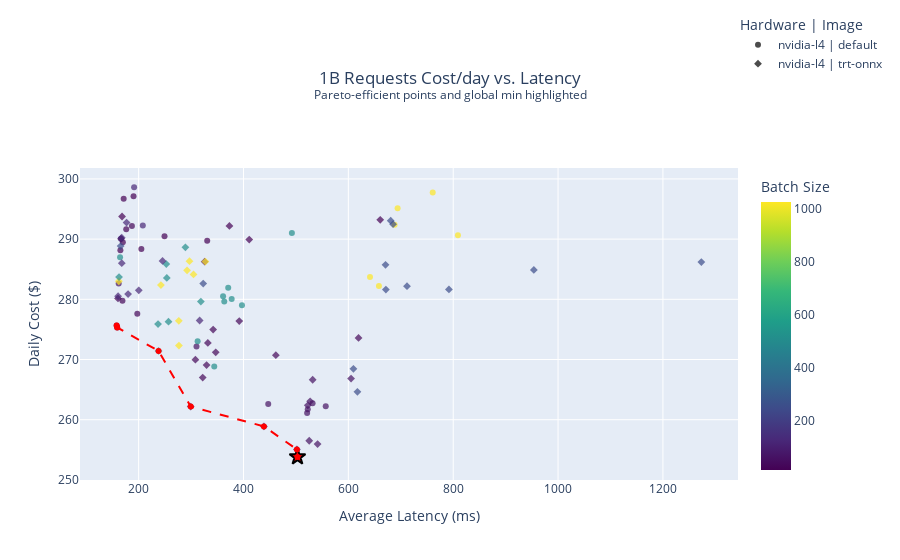

Notebook code for this chart:
### Markdown cell above
## 1B Requests Cost vs. Latency

### Code cell
import plotly.express as px
import plotly.graph_objects as go
import numpy as np
import pandas as pd

# Get the 100 lowest-cost points
bottom_100 = df.nsmallest(100, "1B_cost").copy()
bottom_100["1B_cost"] = bottom_100["1B_cost"].round(2)
bottom_100["throughput_req_per_sec"] = bottom_100["throughput_req_per_sec"].round(2)
bottom_100["avg_latency_ms"] = bottom_100["avg_latency_ms"].round(3)

# Create a combined column for unique symbol assignment
bottom_100["hw_image_combo"] = bottom_100["hw_type"] + " | " + bottom_100["image"]

# Find the global minimum cost point *only within* the bottom 100 points
global_min = bottom_100.nsmallest(1, "1B_cost")

# Function to find Pareto-efficient points (minimizing cost and latency)
def pareto_efficient(df, x_col, y_col):
    sorted_df = df.sort_values(by=[x_col, y_col])  # Sort by latency, then cost
    pareto_points = []
    min_cost = np.inf  # Start with a very high cost
    
    for _, row in sorted_df.iterrows():
        if row[y_col] < min_cost:  # If this cost is the lowest seen so far
            pareto_points.append(row)
            min_cost = row[y_col]
    
    return pd.DataFrame(pareto_points)

# Compute Pareto front
pareto_front = pareto_efficient(bottom_100, "avg_latency_ms", "1B_cost")

# Base scatter plot (showing 100 lowest-cost points)
fig = px.scatter(
    bottom_100, 
    x="avg_latency_ms", 
    y="1B_cost", 
    symbol="hw_image_combo",  # Use combined hw_type and image as symbol
    color="batch_size",  
    color_continuous_scale="viridis",  
    opacity=0.7, 
    title="1B Requests Cost/day vs. Latency<br><sup>Pareto-efficient points and global min highlighted</sup>",
    labels={
        "avg_latency_ms": "Average Latency (ms)",
        "1B_cost": "Daily Cost ($)",
        "hw_image_combo": "Hardware | Image",
        "batch_size": "Batch Size",
    },
    hover_data=["vus", "batch_size", "throughput_req_per_sec"]
)

# Add global minimum cost point (red star)
fig.add_trace(
    go.Scatter(
        x=global_min["avg_latency_ms"],
        y=global_min["1B_cost"],
        mode="markers",
        marker=dict(size=12, color="red", symbol="star", line=dict(width=2, color="black")),
        name="Global Min Cost",
        hovertemplate="Latency: %{x} ms<br>Cost: $%{y}<br>Batch Size: %{text}<br>VUs: %{customdata[0]}<br>Throughput: %{customdata[1]} req/sec",
        text=global_min["batch_size"],
        customdata=global_min[["vus", "throughput_req_per_sec"]].values,
        showlegend=False
    )
)

# Add Pareto curve with detailed hover info
fig.add_trace(
    go.Scatter(
        x=pareto_front["avg_latency_ms"],
        y=pareto_front["1B_cost"],
        mode="lines+markers",
        line=dict(color="red", width=2, dash="dash"),
        marker=dict(size=6, color="red"),
        name="Pareto Front",
        hovertemplate="Latency: %{x} ms<br>Cost: $%{y}<br>Batch Size: %{text}<br>VUs: %{customdata[0]}<br>Throughput: %{customdata[1]} req/sec",
        text=pareto_front["batch_size"],
        customdata=pareto_front[["vus", "throughput_req_per_sec"]].values,
        showlegend=False
    )
)

# Adjust layout (Center title)
fig.update_layout(
    title_x=0.5,  # Centers title
    legend=dict(
        x=1,  
        y=1.5,  
        title="Hardware | Image"
    )
)

# fig.show()

### Figure 1 — Plotly figure (JSON) as saved in the notebook; plotly's stock layout.template omitted (floating-point values rounded to 4 significant figures; data arrays with more than 128 entries replaced by an {"elided": "..."} marker saying what was removed)
{"data": [{"customdata": [[448, 64, 875.5], [452, 64, 851.1], [450, 64, 849.0], [480, 64, 847.4], [384, 64, 846.2], [456, 64, 845.8], [287, 512, 826.6], [256, 64, 816.5], [256, 512, 813.9], [129, 32, 807.1], [128, 32, 806.2], [159, 32, 800.5], [319, 512, 796.5], [291, 512, 794.7], [135, 32, 794.4], [303, 512, 793.5], [289, 512, 792.2], [295, 512, 788.2], [527, 1024, 787.4], [128, 64, 786.3], [512, 1024, 783.2], [128, 512, 774.3], [128, 16, 771.2], [159, 16, 770.6], [131, 16, 767.7], [256, 16, 767.0], [128, 128, 766.1], [192, 16, 765.1], [639, 1024, 764.6], [384, 512, 763.6], [135, 16, 762.0], [143, 32, 760.6], [159, 128, 760.3], [535, 1024, 760.0], [531, 1024, 753.0], [129, 16, 749.0], [143, 16, 747.9], [575, 1024, 746.3], [143, 128, 744.2]], "hovertemplate": "Hardware | Image=nvidia-l4 | default<br>Average Latency (ms)=%{x}<br>Daily Cost ($)=%{y}<br>vus=%{customdata[0]}<br>Batch Size=%{marker.color}<br>throughput_req_per_sec=%{customdata[2]}<extra></extra>", "legendgroup": "nvidia-l4 | default", "marker": {"color": [64, 64, 64, 64, 64, 64, 512, 64, 512, 32, 32, 32, 512, 512, 32, 512, 512, 512, 1024, 64, 1024, 512, 16, 16, 16, 16, 128, 16, 1024, 512, 16, 32, 128, 1024, 1024, 16, 16, 1024, 128], "coloraxis": "coloraxis", "opacity": 0.7, "symbol": "circle"}, "mode": "markers", "name": "nvidia-l4 | default", "orientation": "v", "showlegend": true, "type": "scatter", "x": [503.0, 521.4, 522.6, 556.9, 447.2, 531.8, 344.2, 310.4, 312.5, 159.1, 158.1, 197.4, 397.1, 363.3, 169.1, 377.4, 361.1, 370.8, 658.3, 162.0, 641.3, 164.6, 165.2, 205.2, 169.9, 330.8, 166.4, 249.4, 809.0, 492.3, 176.3, 187.2, 208.0, 688.2, 693.9, 171.5, 190.3, 760.9, 191.4], "xaxis": "x", "y": [253.8, 261.1, 261.7, 262.2, 262.6, 262.7, 268.8, 272.2, 273.0, 275.3, 275.6, 277.6, 279.0, 279.6, 279.8, 280.0, 280.5, 281.9, 282.2, 282.6, 283.7, 287.0, 288.1, 288.4, 289.5, 289.7, 290.1, 290.5, 290.6, 291.0, 291.6, 292.2, 292.3, 292.4, 295.1, 296.7, 297.1, 297.8, 298.6], "yaxis": "y"}, {"customdata": {"elided": "61x3 float values"}, "hovertemplate": "Hardware | Image=nvidia-l4 | trt-onnx<br>Average Latency (ms)=%{x}<br>Daily Cost ($)=%{y}<br>vus=%{customdata[0]}<br>Batch Size=%{marker.color}<br>throughput_req_per_sec=%{customdata[2]}<extra></extra>", "legendgroup": "nvidia-l4 | trt-onnx", "marker": {"color": [64, 64, 64, 64, 64, 64, 64, 256, 64, 64, 32, 256, 32, 32, 32, 32, 512, 1024, 32, 32, 32, 512, 512, 32, 1024, 128, 512, 32, 128, 128, 128, 256, 256, 256, 1024, 256, 1024, 512, 512, 1024, 1024, 256, 256, 512, 128, 256, 16, 1024, 1024, 128, 512, 256, 16, 64, 128, 16, 256, 128, 256, 16, 16], "coloraxis": "coloraxis", "opacity": 0.7, "symbol": "diamond"}, "mode": "markers", "name": "nvidia-l4 | trt-onnx", "orientation": "v", "showlegend": true, "type": "scatter", "x": [501.9, 541.3, 525.4, 438.9, 299.3, 522.6, 527.1, 617.3, 531.9, 605.2, 322.2, 609.7, 329.6, 308.3, 461.7, 347.0, 238.0, 276.9, 332.0, 619.4, 342.1, 237.0, 257.0, 391.9, 276.6, 316.4, 318.7, 160.6, 160.8, 179.9, 200.3, 671.6, 791.8, 711.9, 242.5, 323.2, 162.3, 253.7, 162.6, 304.7, 292.4, 953.8, 670.9, 252.8, 167.9, 1273.0, 326.0, 327.3, 297.0, 245.6, 289.2, 165.7, 411.0, 166.3, 167.7, 373.2, 685.3, 177.0, 680.8, 660.8, 168.4], "xaxis": "x", "y": [255.1, 255.9, 256.5, 258.9, 262.2, 262.4, 263.1, 264.6, 266.6, 266.8, 267, 268.4, 269.1, 270.0, 270.7, 271.2, 271.4, 272.3, 272.8, 273.6, 275.0, 275.9, 276.3, 276.4, 276.4, 276.5, 279.6, 280.1, 280.5, 280.9, 281.5, 281.6, 281.6, 282.2, 282.4, 282.6, 283, 283.6, 283.7, 284.1, 284.8, 284.9, 285.7, 285.9, 286.0, 286.2, 286.3, 286.3, 286.3, 286.4, 288.6, 288.8, 289.9, 290.1, 290.2, 292.2, 292.5, 292.8, 293.1, 293.2, 293.8], "yaxis": "y"}, {"customdata": [[448, 875.5]], "hovertemplate": "Latency: %{x} ms<br>Cost: $%{y}<br>Batch Size: %{text}<br>VUs: %{customdata[0]}<br>Throughput: %{customdata[1]} req/sec", "marker": {"color": "red", "line": {"color": "black", "width": 2}, "size": 12, "symbol": "star"}, "mode": "markers", "name": "Global Min Cost", "showlegend": false, "text": [64], "type": "scatter", "x": [503.0], "y": [253.8]}, {"customdata": [[128, 806.2], [129, 807.1], [196, 818.7], [256, 847.6], [384, 858.4], [448, 871.2], [448, 875.5]], "hovertemplate": "Latency: %{x} ms<br>Cost: $%{y}<br>Batch Size: %{text}<br>VUs: %{customdata[0]}<br>Throughput: %{customdata[1]} req/sec", "line": {"color": "red", "dash": "dash", "width": 2}, "marker": {"color": "red", "size": 6}, "mode": "lines+markers", "name": "Pareto Front", "showlegend": false, "text": [32, 32, 512, 64, 64, 64, 64], "type": "scatter", "x": [158.1, 159.1, 238.0, 299.3, 438.9, 501.9, 503.0], "y": [275.6, 275.3, 271.4, 262.2, 258.9, 255.1, 253.8]}], "layout": {"coloraxis": {"colorbar": {"title": {"text": "Batch Size"}}, "colorscale": [[0, "#440154"], [0.1111, "#482878"], [0.2222, "#3e4989"], [0.3333, "#31688e"], [0.4444, "#26828e"], [0.5556, "#1f9e89"], [0.6667, "#35b779"], [0.7778, "#6ece58"], [0.8889, "#b5de2b"], [1, "#fde725"]]}, "legend": {"title": {"text": "Hardware | Image"}, "tracegroupgap": 0, "x": 1, "y": 1.5}, "title": {"text": "1B Requests Cost/day vs. Latency<br><sup>Pareto-efficient points and global min highlighted</sup>", "x": 0.5}, "xaxis": {"anchor": "y", "domain": [0, 1], "title": {"text": "Average Latency (ms)"}}, "yaxis": {"anchor": "x", "domain": [0, 1], "title": {"text": "Daily Cost ($)"}}}}
